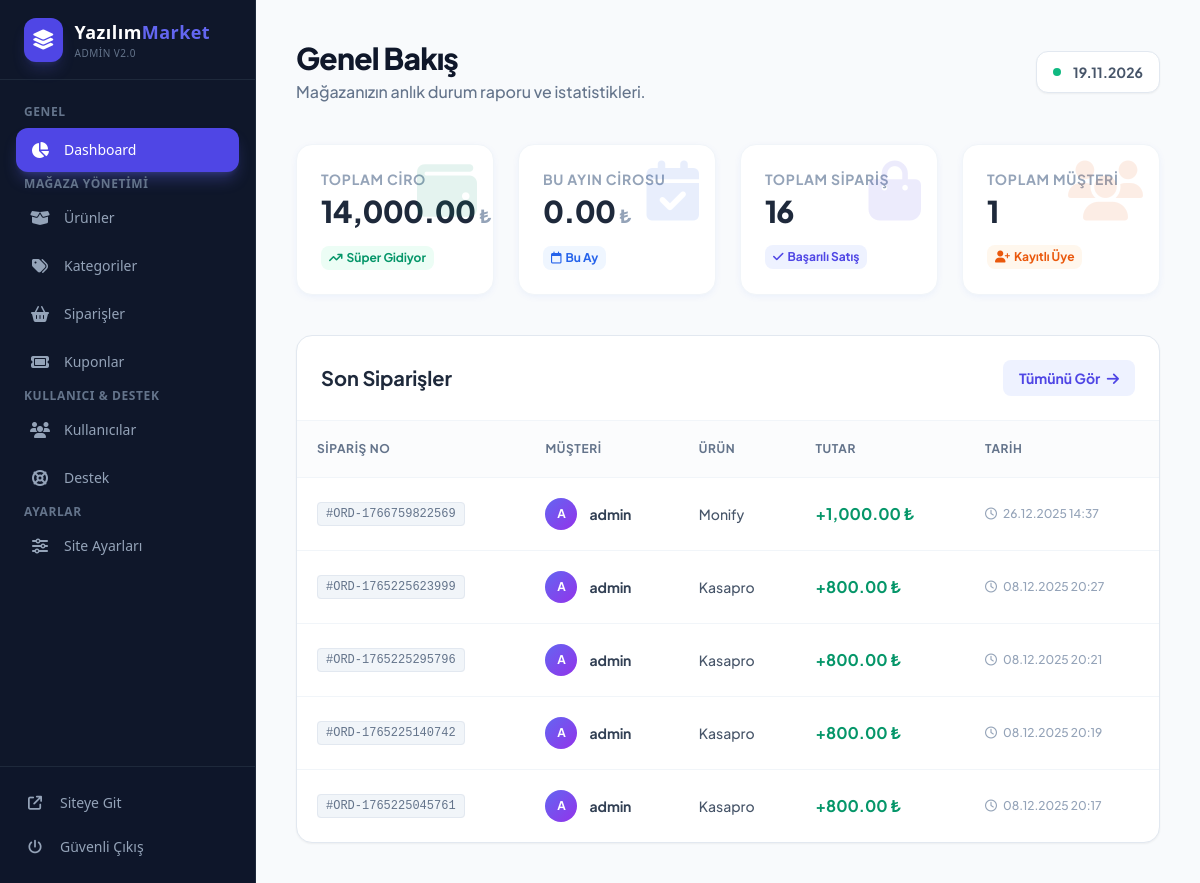
/admin/index.php (signed in), run on the app's committed database.
### tables this page shows
CREATE TABLE `orders` (
  `id` int NOT NULL,
  `order_no` varchar(50) DEFAULT NULL,
  `user_id` int NOT NULL,
  `product_id` int NOT NULL,
  `price` decimal(10,2) NOT NULL,
  `status` enum('pending','completed','cancelled') NOT NULL DEFAULT 'completed',
  `created_at` timestamp NOT NULL DEFAULT CURRENT_TIMESTAMP
);

CREATE TABLE `users` (
  `id` int NOT NULL,
  `username` varchar(50) NOT NULL,
  `email` varchar(100) NOT NULL,
  `password` varchar(255) NOT NULL,
  `role` enum('admin','user') NOT NULL DEFAULT 'user',
  `created_at` timestamp NOT NULL DEFAULT CURRENT_TIMESTAMP
);

CREATE TABLE `products` (
  `id` int NOT NULL,
  `category_id` int NOT NULL,
  `title` varchar(255) NOT NULL,
  `description` text NOT NULL,
  `price` decimal(10,2) NOT NULL,
  `site_demo` varchar(255) DEFAULT NULL,
  `admin_demo` varchar(255) DEFAULT NULL,
  `features` text,
  `image` varchar(255) DEFAULT NULL,
  `download_link` varchar(255) DEFAULT NULL,
  `created_at` timestamp NOT NULL DEFAULT CURRENT_TIMESTAMP
);

### admin/index.php (the view, shortened to what this page needs)
<?php
require_once '../inc/db.php';
$total_revenue = $pdo->query("SELECT SUM(price) FROM orders")->fetchColumn() ?: 0;
$month_revenue = $pdo->query("SELECT SUM(price) FROM orders WHERE MONTH(created_at) = MONTH(CURRENT_DATE()) AND YEAR(created_at) = YEAR(CURRENT_DATE())")->fetchColumn() ?: 0;
$total_orders = $pdo->query("SELECT count(*) FROM orders")->fetchColumn();
$total_users = $pdo->query("SELECT count(*) FROM users")->fetchColumn();
$recent_orders = $pdo->query("SELECT orders.*, users.username, products.title
                              FROM orders
                              JOIN users ON orders.user_id = users.id
                              JOIN products ON orders.product_id = products.id
                              ORDER BY created_at DESC LIMIT 5")->fetchAll(PDO::FETCH_ASSOC);
?>
<!DOCTYPE html>
<html lang="tr">
<head>
    <script src="https://cdn.tailwindcss.com"></script>
    <link rel="stylesheet" href="https://cdnjs.cloudflare.com/ajax/libs/font-awesome/6.4.0/css/all.min.css">
</head>
<body class="bg-slate-50 text-slate-800">
<?php require_once 'sidebar.php'; ?>
<div class="md:ml-64 transition-all duration-300">
    <div class="p-6 md:p-10 max-w-7xl mx-auto">
        <div class="flex flex-col md:flex-row justify-between items-start md:items-center mb-10 gap-4">
            <div>
                <h1 class="text-3xl font-extrabold text-slate-900 tracking-tight">Genel Bakış</h1>
                <p class="text-slate-500 font-medium mt-1">Mağazanızın anlık durum raporu ve istatistikleri.</p>
            </div>
            <div class="flex items-center gap-3 bg-white px-4 py-2.5 rounded-xl shadow-sm border border-slate-200">
                <div class="w-2 h-2 rounded-full bg-emerald-500 animate-pulse"></div>
                <span class="text-sm font-bold text-slate-600"><?php echo date("d.m.Y"); ?></span>
            </div>
        </div>
        <div class="grid grid-cols-1 sm:grid-cols-2 lg:grid-cols-4 gap-6 mb-10">
            <div class="bg-white p-6 rounded-2xl shadow-[0_2px_10px_-3px_rgba(6,81,237,0.1)] border border-slate-100 relative overflow-hidden group">
                <div class="absolute top-0 right-0 p-4 opacity-10 group-hover:opacity-20 transition-opacity">
                    <i class="fa-solid fa-wallet text-6xl text-emerald-600"></i>
                </div>
                <p class="text-sm font-bold text-slate-400 uppercase tracking-wider mb-1">Toplam Ciro</p>
                <p class="text-3xl font-black text-slate-800 tracking-tight"><?php echo number_format($total_revenue, 2); ?><span class="text-lg text-slate-400 ml-1">₺</span></p>
                <div class="mt-4 flex items-center text-emerald-600 text-xs font-bold bg-emerald-50 w-fit px-2 py-1 rounded-lg">
                    <i class="fa-solid fa-arrow-trend-up mr-1"></i> Süper Gidiyor
                </div>
            </div>
            <div class="bg-white p-6 rounded-2xl shadow-[0_2px_10px_-3px_rgba(6,81,237,0.1)] border border-slate-100 relative overflow-hidden group">
                <div class="absolute top-0 right-0 p-4 opacity-10 group-hover:opacity-20 transition-opacity">
                    <i class="fa-solid fa-calendar-check text-6xl text-blue-600"></i>
                </div>
                <p class="text-sm font-bold text-slate-400 uppercase tracking-wider mb-1">Bu Ayın Cirosu</p>
                <p class="text-3xl font-black text-slate-800 tracking-tight"><?php echo number_format($month_revenue, 2); ?><span class="text-lg text-slate-400 ml-1">₺</span></p>
                <div class="mt-4 flex items-center text-blue-600 text-xs font-bold bg-blue-50 w-fit px-2 py-1 rounded-lg">
                    <i class="fa-regular fa-calendar mr-1"></i> Bu Ay
                </div>
            </div>
            <div class="bg-white p-6 rounded-2xl shadow-[0_2px_10px_-3px_rgba(6,81,237,0.1)] border border-slate-100 relative overflow-hidden group">
                <div class="absolute top-0 right-0 p-4 opacity-10 group-hover:opacity-20 transition-opacity">
                    <i class="fa-solid fa-bag-shopping text-6xl text-indigo-600"></i>
                </div>
                <p class="text-sm font-bold text-slate-400 uppercase tracking-wider mb-1">Toplam Sipariş</p>
                <p class="text-3xl font-black text-slate-800 tracking-tight"><?php echo $total_orders; ?></p>
                <div class="mt-4 flex items-center text-indigo-600 text-xs font-bold bg-indigo-50 w-fit px-2 py-1 rounded-lg">
                    <i class="fa-solid fa-check mr-1"></i> Başarılı Satış
                </div>
            </div>
             <div class="bg-white p-6 rounded-2xl shadow-[0_2px_10px_-3px_rgba(6,81,237,0.1)] border border-slate-100 relative overflow-hidden group">
                <div class="absolute top-0 right-0 p-4 opacity-10 group-hover:opacity-20 transition-opacity">
                    <i class="fa-solid fa-users text-6xl text-orange-600"></i>
                </div>
                <p class="text-sm font-bold text-slate-400 uppercase tracking-wider mb-1">Toplam Müşteri</p>
                <p class="text-3xl font-black text-slate-800 tracking-tight"><?php echo $total_users; ?></p>
                <div class="mt-4 flex items-center text-orange-600 text-xs font-bold bg-orange-50 w-fit px-2 py-1 rounded-lg">
                    <i class="fa-solid fa-user-plus mr-1"></i> Kayıtlı Üye
                </div>
            </div>
        </div>
        <div class="bg-white rounded-2xl shadow-sm border border-slate-200 overflow-hidden">
            <div class="p-6 border-b border-slate-100 flex flex-col sm:flex-row justify-between items-start sm:items-center gap-4">
                <h3 class="font-bold text-xl text-slate-800">Son Siparişler</h3>
                <a href="siparisler.php" class="text-indigo-600 hover:text-indigo-800 text-sm font-bold bg-indigo-50 hover:bg-indigo-100 px-4 py-2 rounded-lg transition-colors">
                    Tümünü Gör <i class="fa-solid fa-arrow-right ml-1"></i>
                </a>
            </div>
            <div class="overflow-x-auto">
                <table class="w-full text-left border-collapse">
                    <thead>
                        <tr class="bg-slate-50/50 text-slate-500 text-xs uppercase tracking-wider border-b border-slate-100">
                            <th class="p-5 font-bold">Sipariş No</th>
                            <th class="p-5 font-bold">Müşteri</th>
                            <th class="p-5 font-bold">Ürün</th>
                            <th class="p-5 font-bold">Tutar</th>
                            <th class="p-5 font-bold">Tarih</th>
                        </tr>
                    </thead>
                    <tbody class="divide-y divide-slate-100 text-sm">
                        <?php foreach($recent_orders as $order): ?>
                        <tr class="hover:bg-slate-50/80 transition-colors">
                            <td class="p-5 font-mono text-slate-500 text-xs">
                                <span class="bg-slate-100 px-2 py-1 rounded border border-slate-200">
                                    #<?php echo htmlspecialchars($order['order_no'] ?? $order['id']); ?>
                                </span>
                            </td>
                            <td class="p-5">
                                <div class="flex items-center gap-3">
                                    <div class="w-8 h-8 rounded-full bg-gradient-to-br from-indigo-500 to-purple-600 text-white flex items-center justify-center font-bold text-xs">
                                        <?php echo strtoupper(substr($order['username'], 0, 1)); ?>
                                    </div>
                                    <span class="font-bold text-slate-700"><?php echo htmlspecialchars($order['username']); ?></span>
                                </div>
                            </td>
                            <td class="p-5 text-slate-600 font-medium"><?php echo htmlspecialchars($order['title']); ?></td>
                            <td class="p-5 font-bold text-emerald-600 text-base">+<?php echo number_format($order['price'], 2); ?> ₺</td>
                            <td class="p-5 text-slate-400 text-xs font-medium">
                                <i class="fa-regular fa-clock mr-1"></i>
                                <?php echo date("d.m.Y H:i", strtotime($order['created_at'])); ?>
                            </td>
                        </tr>
                        <?php endforeach; ?>
                    </tbody>
                </table>
            </div>
        </div>
    </div>
</div>
</body>
</html>

### admin/index.php (style rules this page uses)
body { font-family: 'Plus Jakarta Sans', sans-serif; }

### data on the page
orders: order_no "ORD-1766759822569", user.username "A", user.username "admin", product.title "Monify", price "1,000.00", created_at "26.12.2025 14:37"
orders: order_no "ORD-1765225623999", user.username "A", user.username "admin", product.title "Kasapro", price "800.00", created_at "08.12.2025 20:27"
orders: order_no "ORD-1765225295796", user.username "A", user.username "admin", product.title "Kasapro", price "800.00", created_at "08.12.2025 20:21"
orders: order_no "ORD-1765225140742", user.username "A", user.username "admin", product.title "Kasapro", price "800.00", created_at "08.12.2025 20:19"
orders: order_no "ORD-1765225045761", user.username "A", user.username "admin", product.title "Kasapro", price "800.00", created_at "08.12.2025 20:17"

### other printed values
$total_revenue "14,000.00"
$month_revenue "0.00"
$total_orders "16"
$total_users "1"
